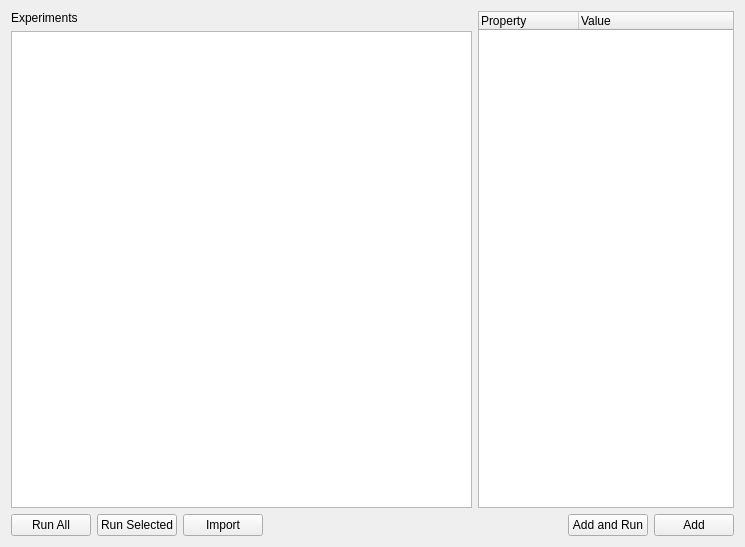
<?xml version="1.0" encoding="UTF-8"?>
<ui version="4.0">
 <class>WidgetProject</class>
 <widget class="QWidget" name="WidgetProject">
  <property name="geometry">
   <rect>
    <x>0</x>
    <y>0</y>
    <width>745</width>
    <height>547</height>
   </rect>
  </property>
  <layout class="QHBoxLayout" name="horizontalLayout_2">
   <item>
    <layout class="QVBoxLayout" name="verticalLayout">
     <item>
      <widget class="QLabel" name="label">
       <property name="text">
        <string>Experiments</string>
       </property>
      </widget>
     </item>
     <item>
      <widget class="QTableWidget" name="tableExperiments">
       <property name="editTriggers">
        <set>QAbstractItemView::NoEditTriggers</set>
       </property>
       <property name="alternatingRowColors">
        <bool>true</bool>
       </property>
       <property name="selectionMode">
        <enum>QAbstractItemView::MultiSelection</enum>
       </property>
       <property name="selectionBehavior">
        <enum>QAbstractItemView::SelectRows</enum>
       </property>
       <attribute name="verticalHeaderVisible">
        <bool>false</bool>
       </attribute>
      </widget>
     </item>
     <item>
      <layout class="QHBoxLayout" name="horizontalLayout_3">
       <item>
        <widget class="QPushButton" name="bRunAll">
         <property name="text">
          <string>Run All</string>
         </property>
        </widget>
       </item>
       <item>
        <widget class="QPushButton" name="bRunSelected">
         <property name="text">
          <string>Run Selected</string>
         </property>
        </widget>
       </item>
       <item>
        <widget class="QPushButton" name="bImport">
         <property name="text">
          <string>Import</string>
         </property>
        </widget>
       </item>
       <item>
        <spacer name="horizontalSpacer">
         <property name="orientation">
          <enum>Qt::Horizontal</enum>
         </property>
         <property name="sizeHint" stdset="0">
          <size>
           <width>40</width>
           <height>20</height>
          </size>
         </property>
        </spacer>
       </item>
      </layout>
     </item>
    </layout>
   </item>
   <item>
    <layout class="QGridLayout" name="gridLayout">
     <item row="1" column="1">
      <layout class="QHBoxLayout" name="horizontalLayout">
       <item>
        <widget class="QPushButton" name="bAddRun">
         <property name="text">
          <string>Add and Run</string>
         </property>
        </widget>
       </item>
       <item>
        <widget class="QPushButton" name="bAdd">
         <property name="text">
          <string>Add</string>
         </property>
        </widget>
       </item>
      </layout>
     </item>
     <item row="1" column="0">
      <spacer name="horizontalSpacer_2">
       <property name="orientation">
        <enum>Qt::Horizontal</enum>
       </property>
       <property name="sizeType">
        <enum>QSizePolicy::Minimum</enum>
       </property>
       <property name="sizeHint" stdset="0">
        <size>
         <width>40</width>
         <height>20</height>
        </size>
       </property>
      </spacer>
     </item>
     <item row="0" column="0" colspan="2">
      <widget class="QTreeWidget" name="treeSettings">
       <property name="maximumSize">
        <size>
         <width>400</width>
         <height>16777215</height>
        </size>
       </property>
       <property name="alternatingRowColors">
        <bool>true</bool>
       </property>
       <property name="indentation">
        <number>8</number>
       </property>
       <property name="columnCount">
        <number>2</number>
       </property>
       <column>
        <property name="text">
         <string>Property</string>
        </property>
       </column>
       <column>
        <property name="text">
         <string>Value</string>
        </property>
       </column>
      </widget>
     </item>
    </layout>
   </item>
  </layout>
 </widget>
 <resources/>
 <connections/>
</ui>
